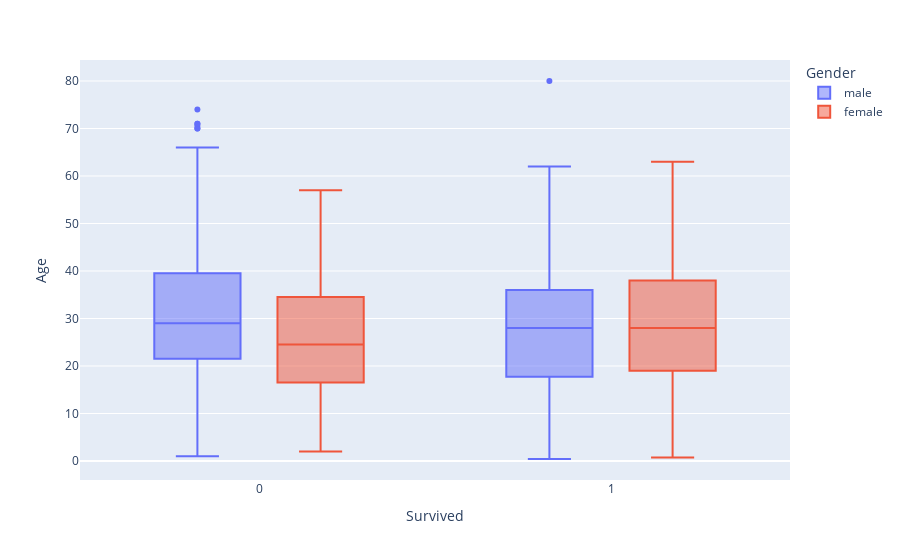

The cell this chart's notebook holds for it:
### Code cell
import plotly.express as px
fig = px.box(df,x='Survived',y='Age',color='Gender')
fig.show()

### Figure 1 — Plotly figure (JSON) as saved in the notebook; plotly's stock layout.template omitted (floating-point values rounded to 4 significant figures; data arrays with more than 128 entries replaced by an {"elided": "..."} marker saying what was removed)
{"data": [{"alignmentgroup": "True", "hovertemplate": "Gender=male<br>Survived=%{x}<br>Age=%{y}<extra></extra>", "legendgroup": "male", "marker": {"color": "#636efa"}, "name": "male", "notched": false, "offsetgroup": "male", "orientation": "v", "showlegend": true, "type": "box", "x": {"elided": "577 int values"}, "x0": " ", "xaxis": "x", "y": {"elided": "577 float values"}, "y0": " ", "yaxis": "y"}, {"alignmentgroup": "True", "hovertemplate": "Gender=female<br>Survived=%{x}<br>Age=%{y}<extra></extra>", "legendgroup": "female", "marker": {"color": "#EF553B"}, "name": "female", "notched": false, "offsetgroup": "female", "orientation": "v", "showlegend": true, "type": "box", "x": {"elided": "314 int values"}, "x0": " ", "xaxis": "x", "y": {"elided": "314 float values"}, "y0": " ", "yaxis": "y"}], "layout": {"boxmode": "group", "legend": {"title": {"text": "Gender"}, "tracegroupgap": 0}, "margin": {"t": 60}, "xaxis": {"anchor": "y", "domain": [0, 1], "title": {"text": "Survived"}}, "yaxis": {"anchor": "x", "domain": [0, 1], "title": {"text": "Age"}}}}
